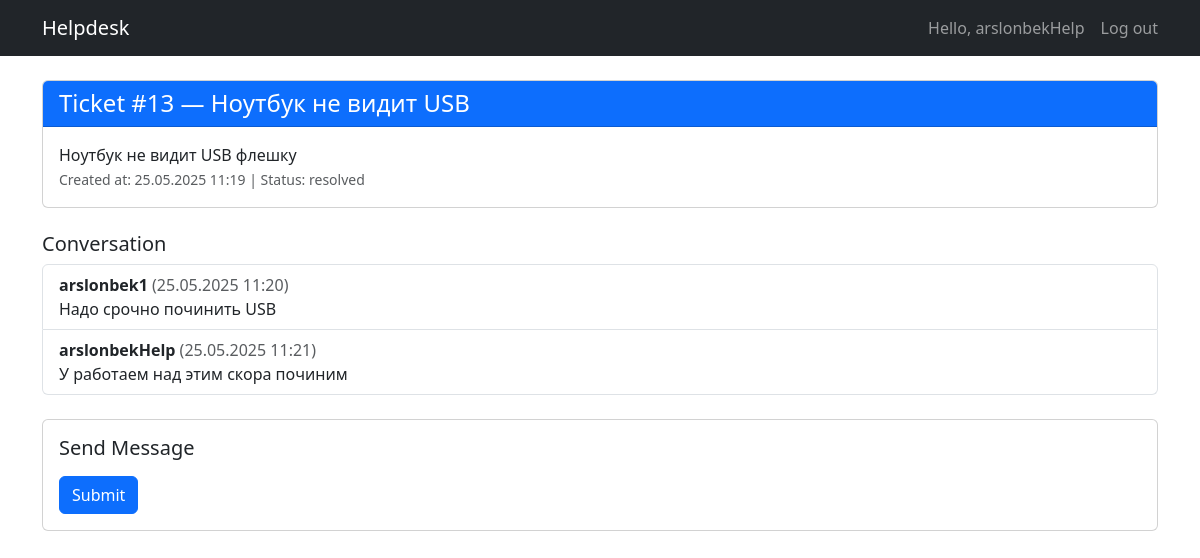
Screenshot of /tickets/13/ (signed in) with the database file from the repository.
### tickets/models.py (models this page shows, shortened)
class Ticket(models.Model):
    STATUS_CHOICES = (
        ('open', 'Open'),
        ('in_progress', 'In_progress'),
        ('resolved', 'Resolved'),
        ('closed', 'Closed'),
    )
    user = models.ForeignKey(User, on_delete=models.CASCADE)
    title = models.CharField(max_length=255)
    description = models.TextField()
    status = models.CharField(max_length=20, choices=STATUS_CHOICES, default='open')
    created_at = models.DateTimeField(auto_now_add=True)

class Message(models.Model):
    ticket = models.ForeignKey(Ticket, on_delete=models.CASCADE, related_name='messages')
    sender = models.ForeignKey(User, on_delete=models.CASCADE)
    text = models.TextField()
    created_at = models.DateTimeField(auto_now_add=True)

### tickets/views.py (the view)
# urls.py: path('tickets/<int:ticket_id>/', views.ticket_detail_view, name='ticket_detail'),
@login_required
def ticket_detail_view(request, ticket_id):
    ticket = get_object_or_404(Ticket, id=ticket_id)
    messages = ticket.messages.all().order_by('created_at')
    if request.method == 'POST':
        form = MessageForm(request.POST)
        if form.is_valid():
            msg = form.save(commit=False)
            msg.sender = request.user
            msg.ticket = ticket
            msg.save()
            return redirect('ticket_detail', ticket_id=ticket.id)
    else:
        form = TicketForm()
    return render(request, 'tickets/ticket_detail.html', {
        'ticket': ticket,
        'messages': messages,
        'form': form,
    })

### tickets/templates/tickets/ticket_detail.html (shortened to what this page needs)
{% extends "base.html" %}
{% block content %}
  <div class="card mb-4">
    <div class="card-header bg-primary text-white">
      <h4 class="mb-0">Ticket  #{{ ticket.id }} — {{ ticket.title }}</h4>
    </div>
    <div class="card-body">
      <p class="mb-0">{{ ticket.description }}</p>
      <small class="text-muted">Created at: {{ ticket.created_at|date:"d.m.Y H:i" }} | Status: {{ ticket.status }}</small>
    </div>
  </div>
  <div class="mb-4">
    <h5>Conversation</h5>
    {% if messages %}
      <ul class="list-group">
        {% for msg in messages %}
          <li class="list-group-item">
            <strong>{{ msg.sender.username }}</strong>
            <span class="text-muted">({{ msg.created_at|date:"d.m.Y H:i" }})</span>
            <p class="mb-0">{{ msg.text }}</p>
          </li>
        {% endfor %}
      </ul>
    {% else %}
      <p class="text-muted">No messages yet.</p>
    {% endif %}
  </div>
  <div class="card">
    <div class="card-body">
      <h5 class="card-title">Send Message</h5>
      <form method="post">
        <button type="submit" class="btn btn-primary">Submit</button>
      </form>
    </div>
  </div>
{% endblock %}

### tickets/templates/base.html (shortened to what this page needs)
<!DOCTYPE html>
<html lang="en">
<head>
    <link href="https://cdn.jsdelivr.net/npm/bootstrap@5.3.0/dist/css/bootstrap.min.css" rel="stylesheet">
</head>
<body>
<nav class="navbar navbar-expand-lg navbar-dark bg-dark mb-4">
    <div class="container">
        <a class="navbar-brand" href="/">Helpdesk</a>
        <div class="collapse navbar-collapse">
            <ul class="navbar-nav ms-auto">
                {% if user.is_authenticated %}
                    <li class="nav-item">
                        <span class="navbar-text me-3">Hello, {{ user.username }}</span>
                    </li>
                    <li class="nav-item">
                        <form method="post" action="{% url 'logout' %}">
                            <button type="submit" class="nav-link btn btn-link" style="padding: 0; margin: 0;">Log out</button>
                        </form>
                    </li>
                {% else %}
                    <li class="nav-item">
                        <a class="nav-link" href="{% url 'login' %}">Log In</a>
                    </li>
                {% endif %}
            </ul>
        </div>
    </div>
</nav>
<div class="container">
    {% block content %}{% endblock %}
</div>
</body>
</html>

### rows the page displays
Ticket: id "13", title "Ноутбук не видит USB", description "Ноутбук не видит USB флешку", created_at "25.05.2025 11:19", status "resolved"
Message: sender.username "arslonbek1", created_at "25.05.2025 11:20", text "Надо срочно починить USB"
Message: sender.username "arslonbekHelp", created_at "25.05.2025 11:21", text "У работаем над этим скора починим"

### other values shown
{{ user.username }} "arslonbekHelp"
